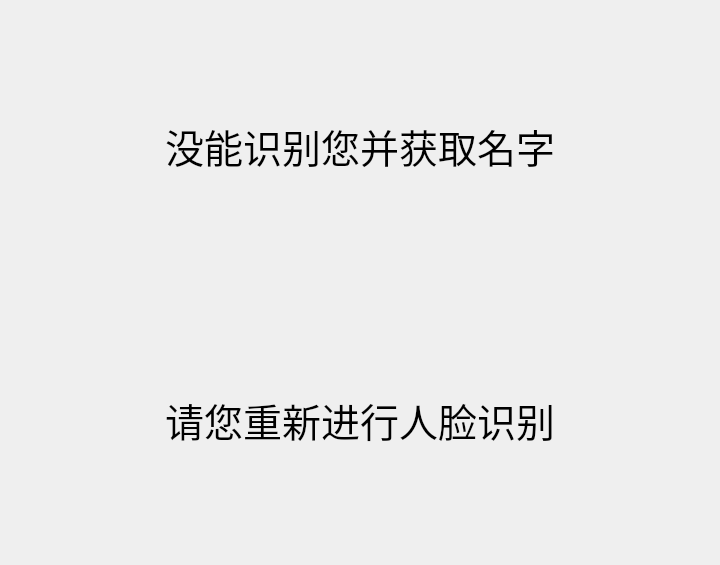
<?xml version="1.0" encoding="UTF-8"?>
<ui version="4.0">
 <class>pageofcheckfailed</class>
 <widget class="QWidget" name="pageofcheckfailed">
  <property name="geometry">
   <rect>
    <x>0</x>
    <y>0</y>
    <width>720</width>
    <height>565</height>
   </rect>
  </property>
  <property name="font">
   <font>
    <pointsize>5</pointsize>
   </font>
  </property>
  <property name="windowTitle">
   <string>Form</string>
  </property>
  <layout class="QGridLayout" name="gridLayout">
   <item row="0" column="0">
    <spacer name="horizontalSpacer">
     <property name="orientation">
      <enum>Qt::Horizontal</enum>
     </property>
     <property name="sizeHint" stdset="0">
      <size>
       <width>147</width>
       <height>20</height>
      </size>
     </property>
    </spacer>
   </item>
   <item row="0" column="1">
    <widget class="QLabel" name="label">
     <property name="font">
      <font>
       <pointsize>29</pointsize>
      </font>
     </property>
     <property name="text">
      <string>没能识别您并获取名字</string>
     </property>
    </widget>
   </item>
   <item row="0" column="2">
    <spacer name="horizontalSpacer_2">
     <property name="orientation">
      <enum>Qt::Horizontal</enum>
     </property>
     <property name="sizeHint" stdset="0">
      <size>
       <width>147</width>
       <height>20</height>
      </size>
     </property>
    </spacer>
   </item>
   <item row="1" column="0">
    <spacer name="horizontalSpacer_3">
     <property name="orientation">
      <enum>Qt::Horizontal</enum>
     </property>
     <property name="sizeHint" stdset="0">
      <size>
       <width>147</width>
       <height>20</height>
      </size>
     </property>
    </spacer>
   </item>
   <item row="1" column="1">
    <widget class="QLabel" name="label_2">
     <property name="font">
      <font>
       <pointsize>29</pointsize>
      </font>
     </property>
     <property name="text">
      <string>请您重新进行人脸识别</string>
     </property>
    </widget>
   </item>
   <item row="1" column="2">
    <spacer name="horizontalSpacer_4">
     <property name="orientation">
      <enum>Qt::Horizontal</enum>
     </property>
     <property name="sizeHint" stdset="0">
      <size>
       <width>147</width>
       <height>20</height>
      </size>
     </property>
    </spacer>
   </item>
  </layout>
 </widget>
 <resources/>
 <connections/>
</ui>
